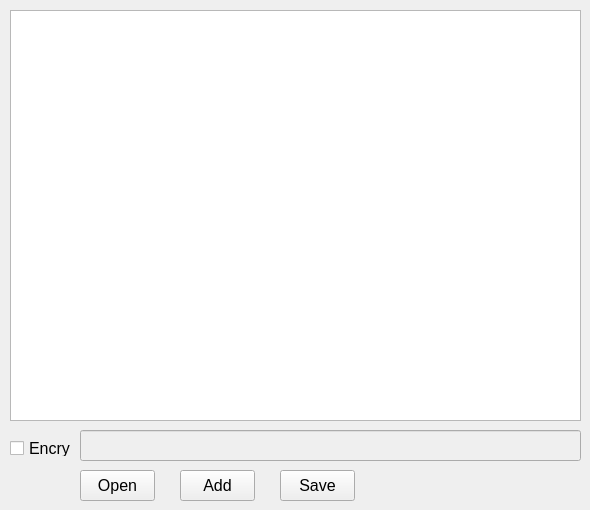
<?xml version="1.0" encoding="UTF-8"?>
<ui version="4.0">
 <class>Accounts</class>
 <widget class="QWidget" name="Accounts">
  <property name="geometry">
   <rect>
    <x>0</x>
    <y>0</y>
    <width>590</width>
    <height>510</height>
   </rect>
  </property>
  <property name="windowTitle">
   <string>Accounts</string>
  </property>
  <widget class="QTableView" name="tableView">
   <property name="geometry">
    <rect>
     <x>10</x>
     <y>10</y>
     <width>571</width>
     <height>411</height>
    </rect>
   </property>
  </widget>
  <widget class="QPushButton" name="btnAccountOpen">
   <property name="geometry">
    <rect>
     <x>80</x>
     <y>470</y>
     <width>75</width>
     <height>31</height>
    </rect>
   </property>
   <property name="font">
    <font>
     <pointsize>12</pointsize>
    </font>
   </property>
   <property name="text">
    <string>Open</string>
   </property>
  </widget>
  <widget class="QLineEdit" name="lineEditAcc">
   <property name="enabled">
    <bool>false</bool>
   </property>
   <property name="geometry">
    <rect>
     <x>80</x>
     <y>430</y>
     <width>501</width>
     <height>31</height>
    </rect>
   </property>
   <property name="font">
    <font>
     <pointsize>12</pointsize>
    </font>
   </property>
  </widget>
  <widget class="QPushButton" name="btnAccountSave">
   <property name="geometry">
    <rect>
     <x>280</x>
     <y>470</y>
     <width>75</width>
     <height>31</height>
    </rect>
   </property>
   <property name="font">
    <font>
     <pointsize>12</pointsize>
    </font>
   </property>
   <property name="text">
    <string>Save</string>
   </property>
  </widget>
  <widget class="QCheckBox" name="cBoxEncrypt">
   <property name="geometry">
    <rect>
     <x>10</x>
     <y>440</y>
     <width>61</width>
     <height>16</height>
    </rect>
   </property>
   <property name="font">
    <font>
     <pointsize>12</pointsize>
    </font>
   </property>
   <property name="text">
    <string>Encry</string>
   </property>
  </widget>
  <widget class="QPushButton" name="btnAccountAdd">
   <property name="geometry">
    <rect>
     <x>180</x>
     <y>470</y>
     <width>75</width>
     <height>31</height>
    </rect>
   </property>
   <property name="font">
    <font>
     <pointsize>12</pointsize>
    </font>
   </property>
   <property name="text">
    <string>Add</string>
   </property>
  </widget>
 </widget>
 <resources/>
 <connections/>
</ui>
